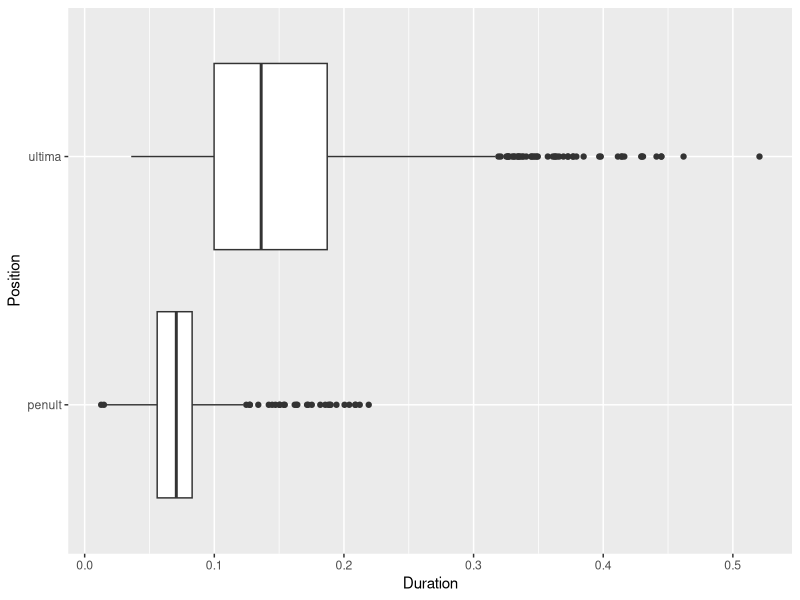
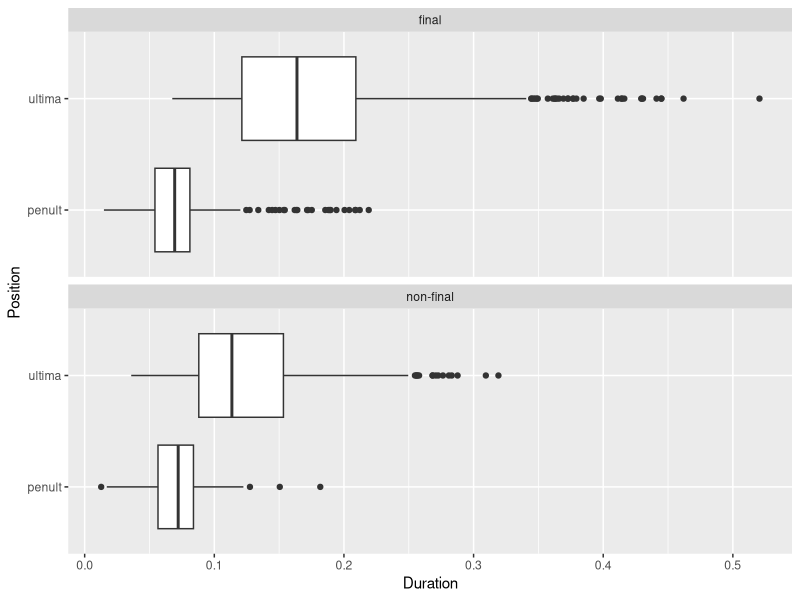
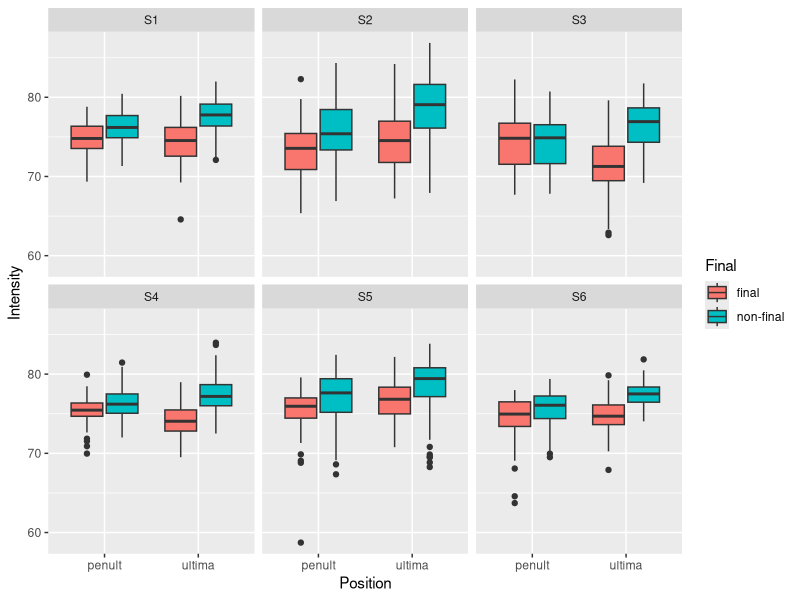
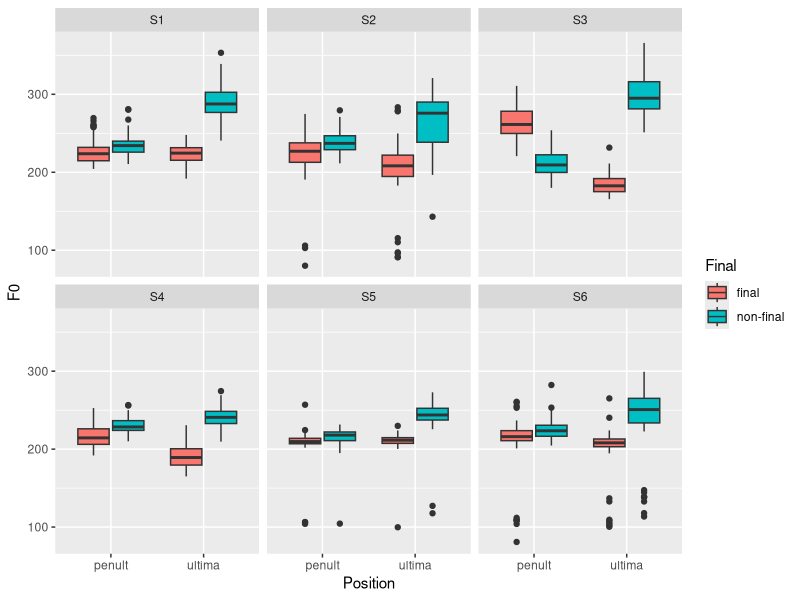

Reproduce these figures in R, in order.
## ---- chunk 1
knitr::opts_chunk$set(echo = TRUE)
## ---- chunk 2

# Loading libraries
library(tidyverse)
library(knitr)
library(kableExtra)

# Loading the dataframe
pse_stress <- read_tsv("data/pse-stress-simplified.csv") %>% 
                          mutate(Word = fct_recode(Word),
                                Position = fct_recode(Position),
                                Vowel = fct_recode(Vowel),
                                Weight = fct_recode(Weight),
                                Focus = fct_recode(Focus),
                                Final = fct_recode(Final),
                                Participant = fct_recode(Participant)
                                )
## ---- chunk 3
# A simple boxplot of intensity
dur <- ggplot(pse_stress, aes(Position, Duration))
dur + geom_boxplot() + coord_flip()
## ---- chunk 4
# A simple boxplot of intensity
dur <- ggplot(pse_stress, aes(Position, Duration))
dur + geom_boxplot() + facet_wrap(~Final, ncol = 1) + coord_flip()
## ---- chunk 5
pse_stress %>% 
  group_by(Participant, Final, Position) %>%
  summarize(Duration = round(mean(Duration), 3)) %>%
  kable(format = 'html') %>%
  kable_styling(full_width = FALSE) %>%
  column_spec(1, bold = T) %>%
  collapse_rows(columns = 1:2, valign = "middle")
## ---- chunk 6
# A simple boxplot of intensity
int <- ggplot(pse_stress, aes(Position, Intensity, fill=Final))
int + geom_boxplot() + facet_wrap(~Participant)
## ---- chunk 7
# A simple boxplot of intensity
f0 <- ggplot(pse_stress, aes(Position, F0, fill=Final))
f0 + geom_boxplot() + facet_wrap(~Participant)
